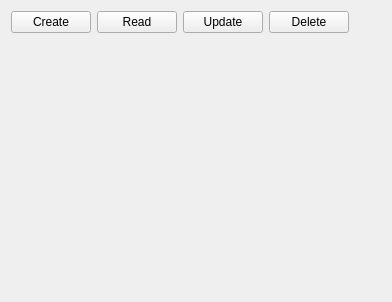
<?xml version="1.0" encoding="UTF-8"?>
<ui version="4.0">
 <class>GPushButtonView</class>
 <widget class="QWidget" name="GPushButtonView">
  <property name="geometry">
   <rect>
    <x>0</x>
    <y>0</y>
    <width>392</width>
    <height>302</height>
   </rect>
  </property>
  <property name="windowTitle">
   <string>GPushButtonView</string>
  </property>
  <layout class="QGridLayout" name="gridLayout">
   <item row="0" column="0">
    <layout class="QHBoxLayout" name="horizontalLayout">
     <item>
      <widget class="QPushButton" name="m_create">
       <property name="cursor">
        <cursorShape>PointingHandCursor</cursorShape>
       </property>
       <property name="text">
        <string>Create</string>
       </property>
      </widget>
     </item>
     <item>
      <widget class="QPushButton" name="m_read">
       <property name="cursor">
        <cursorShape>PointingHandCursor</cursorShape>
       </property>
       <property name="text">
        <string>Read</string>
       </property>
      </widget>
     </item>
     <item>
      <widget class="QPushButton" name="m_update">
       <property name="cursor">
        <cursorShape>PointingHandCursor</cursorShape>
       </property>
       <property name="text">
        <string>Update</string>
       </property>
      </widget>
     </item>
     <item>
      <widget class="QPushButton" name="m_delete">
       <property name="cursor">
        <cursorShape>PointingHandCursor</cursorShape>
       </property>
       <property name="text">
        <string>Delete</string>
       </property>
      </widget>
     </item>
     <item>
      <spacer name="horizontalSpacer">
       <property name="orientation">
        <enum>Qt::Horizontal</enum>
       </property>
       <property name="sizeHint" stdset="0">
        <size>
         <width>40</width>
         <height>20</height>
        </size>
       </property>
      </spacer>
     </item>
    </layout>
   </item>
   <item row="1" column="0">
    <spacer name="verticalSpacer">
     <property name="orientation">
      <enum>Qt::Vertical</enum>
     </property>
     <property name="sizeHint" stdset="0">
      <size>
       <width>20</width>
       <height>250</height>
      </size>
     </property>
    </spacer>
   </item>
  </layout>
 </widget>
 <resources/>
 <connections/>
</ui>
